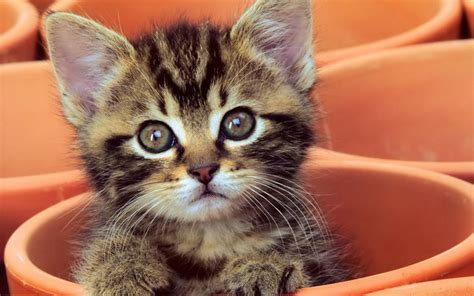
#> input picture data/photos/kitten1.jpg, 474 x 296 px
$ python Thresholding_BinarizngImg.py
#> lines starting #> are read from the running program, lines starting #| are printed output that depends on the picture; after the words box and inside, x2 and y2 are one past the last pixel; in counts of white or black regions, pixels touching at a corner belong together
import cv2 as cv
import numpy as np

img=cv.imread("data/photos/kitten1.jpg")
#> img is the input picture: shape (296, 474, 3); mean B, G, R 84, 109.5, 166.1
cv.imshow("img",img)

gray=cv.cvtColor(img,cv.COLOR_BGR2GRAY)
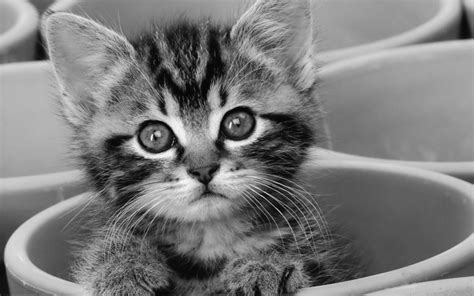
#> gray: shape (296, 474); min 1, max 254, mean 123.5
cv.imshow("gray",gray)

# [8 lines of commented-out code are left out]
adaptive_thresh=cv.adaptiveThreshold(gray,255,cv.ADAPTIVE_THRESH_MEAN_C,cv.THRESH_BINARY,11,3)
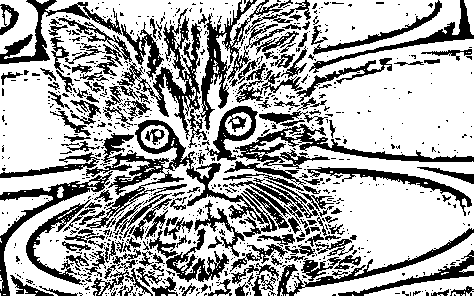
#> adaptive_thresh: shape (296, 474); 67.2% white; 827 black regions (664 under 20 px), largest, box (x1, y1, x2, y2) and area: (86, 120, 277, 237) 4149, (117, 8, 207, 148) 2618, (235, 124, 474, 169) 2313
cv.imshow("adaptive_threshold",adaptive_thresh)

adaptive_thresh=cv.adaptiveThreshold(gray,255,cv.ADAPTIVE_THRESH_GAUSSIAN_C,cv.THRESH_BINARY,11,3)
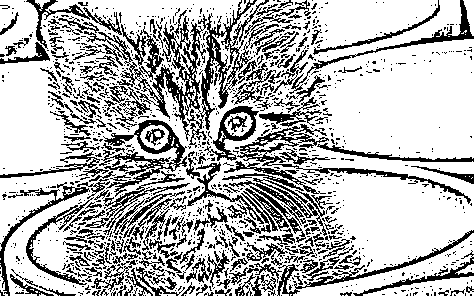
#> adaptive_thresh: shape (296, 474); 71.6% white; black in thin lines or dots
cv.imshow("adaptive_threshold",adaptive_thresh)

# adaptive_thresh_inv=cv.adaptiveThreshold(gray,255,cv.ADAPTIVE_THRESH_MEAN_C,cv.THRESH_BINARY_INV,11,3)
# cv.imshow("adaptive_threshold_inv",adaptive_thresh_inv)

cv.waitKey( )
cv.destroyAllWindows()

$ run again, with data/photos/kitten2.jpg copied over data/photos/kitten1.jpg
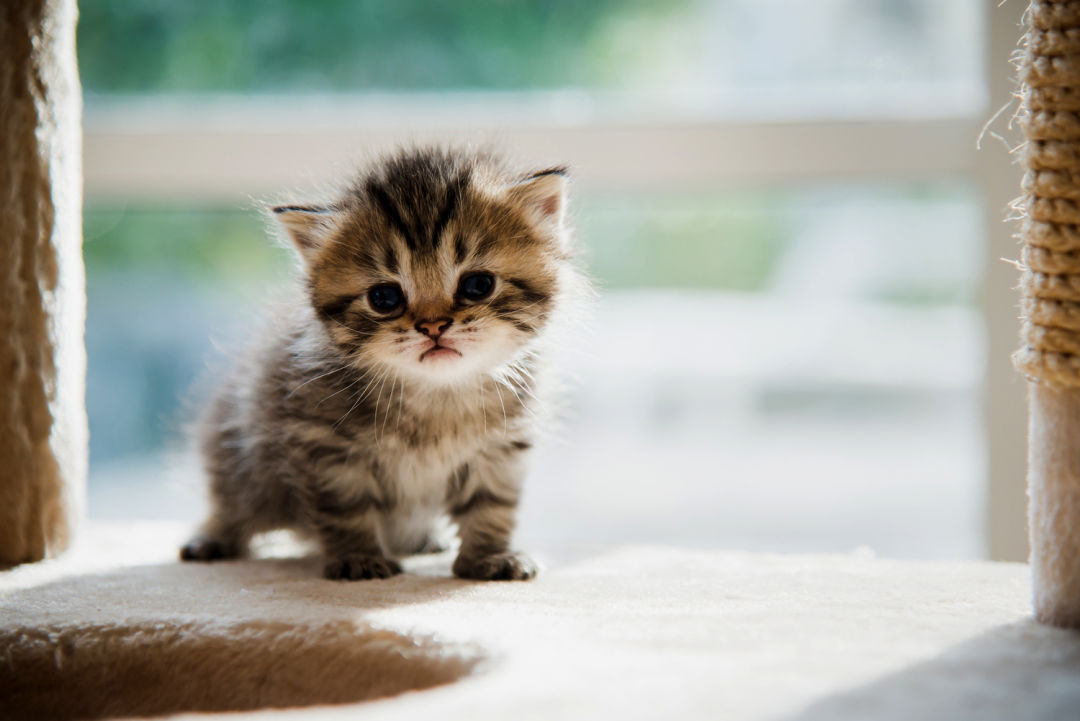
#> input picture data/photos/kitten2.jpg, 1080 x 721 px
#> img is the input picture: shape (721, 1080, 3); mean B, G, R 160.1, 169.2, 168.5
#> `adaptive_thresh=cv.adaptiveThreshold(gray,255,cv.ADAPTIVE_THRESH_MEAN_..`:
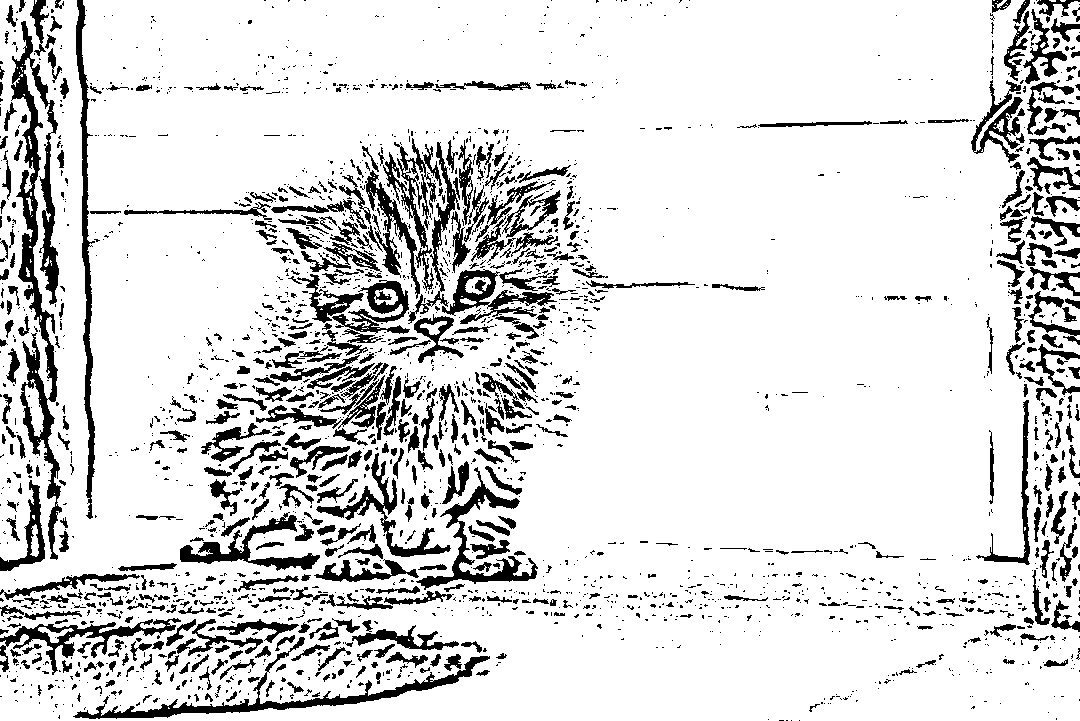
#> adaptive_thresh: shape (721, 1080); 86% white; 2451 black regions (1826 under 20 px), largest, box (x1, y1, x2, y2) and area: (11, 21, 62, 560) 7756, (73, 637, 490, 719) 3595, (76, 0, 95, 519) 2972
#> `adaptive_thresh=cv.adaptiveThreshold(gray,255,cv.ADAPTIVE_THRESH_GAUSS..`:
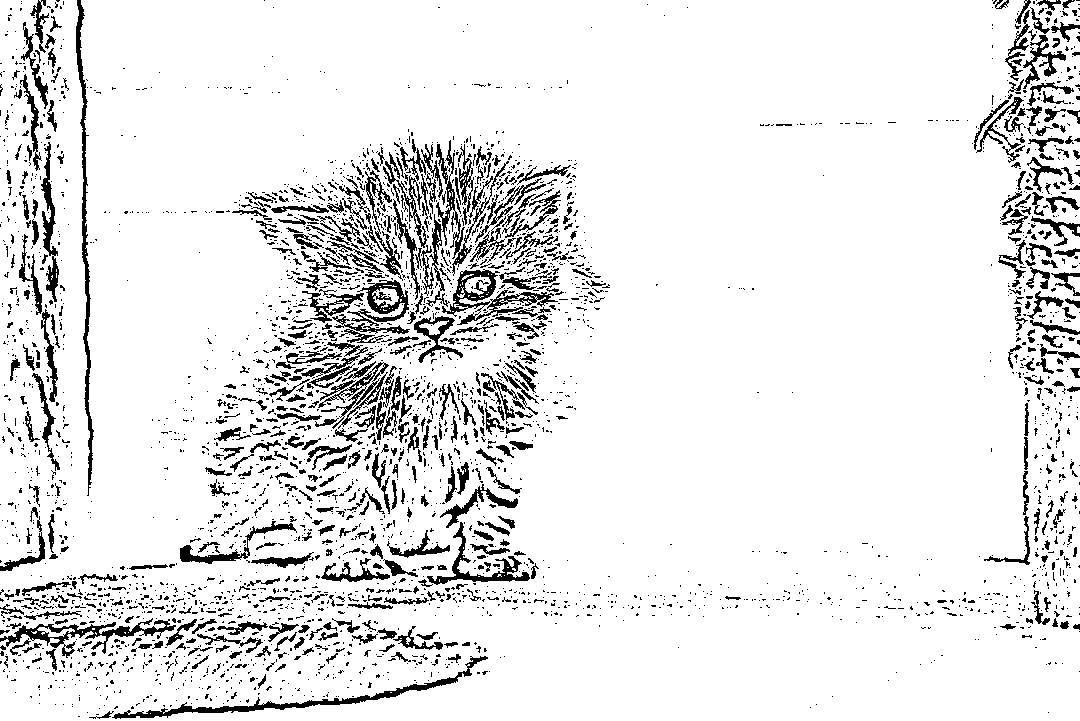
#> adaptive_thresh: shape (721, 1080); 90.5% white; 3422 black regions (2842 under 20 px), largest, box (x1, y1, x2, y2) and area: (112, 656, 488, 719) 2024, (76, 0, 94, 496) 1930, (442, 269, 558, 325) 1635

$ run again, with data/photos/kitten3.jpg copied over data/photos/kitten1.jpg
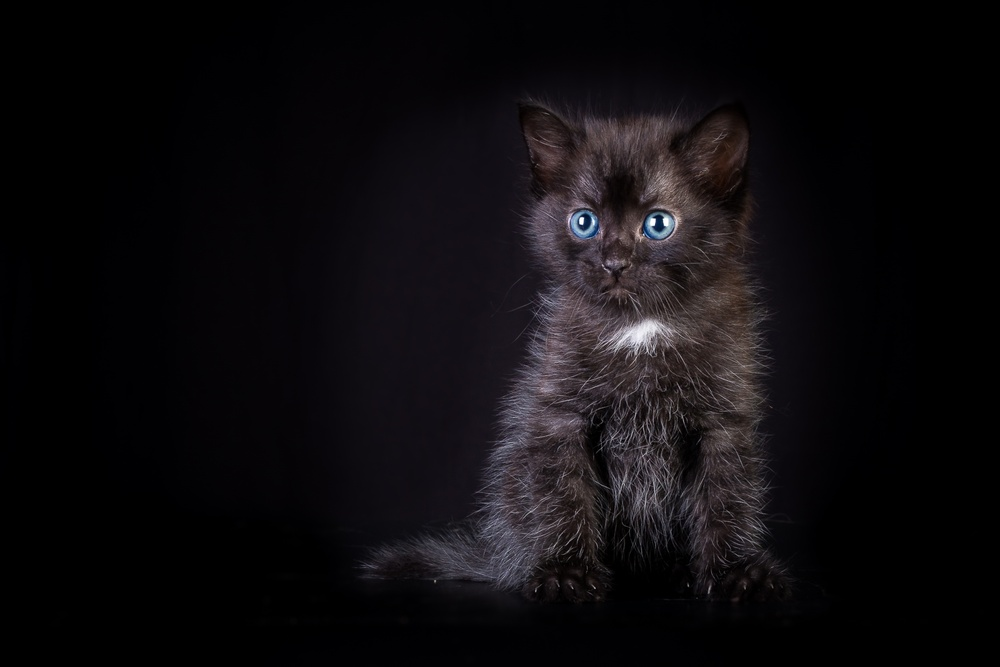
#> input picture data/photos/kitten3.jpg, 1000 x 667 px, shrunk from 2400 x 1600 before the run
#> img is the input picture: shape (667, 1000, 3); mean B, G, R 14.3, 11.9, 14.1
#> `adaptive_thresh=cv.adaptiveThreshold(gray,255,cv.ADAPTIVE_THRESH_MEAN_..`:
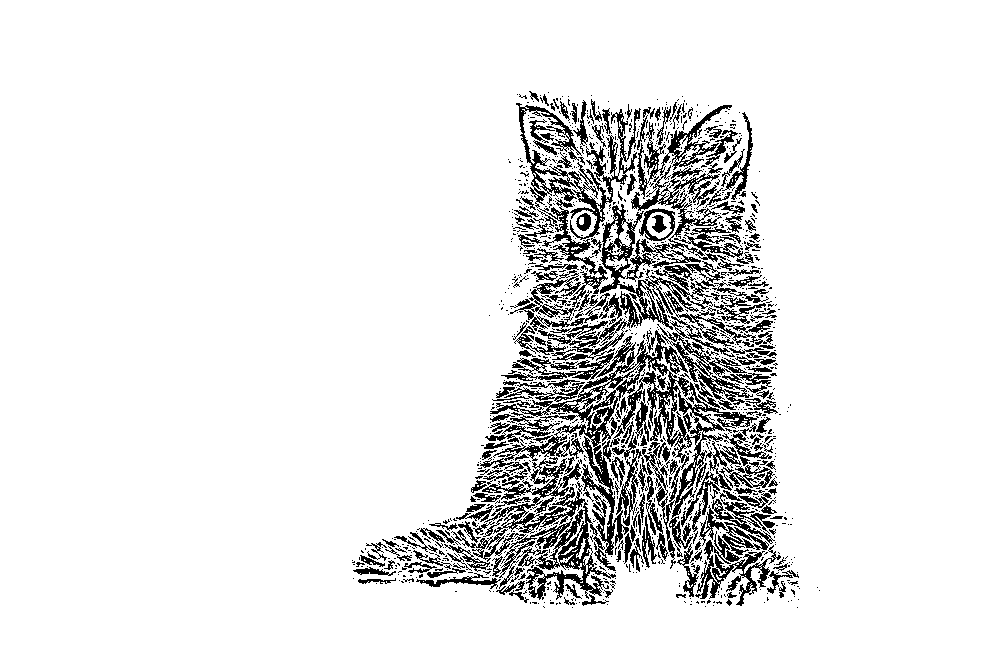
#> adaptive_thresh: shape (667, 1000); 90.2% white; black in thin lines or dots, all inside (x1, y1, x2, y2) = (352, 91, 820, 608)
#> `adaptive_thresh=cv.adaptiveThreshold(gray,255,cv.ADAPTIVE_THRESH_GAUSS..`:
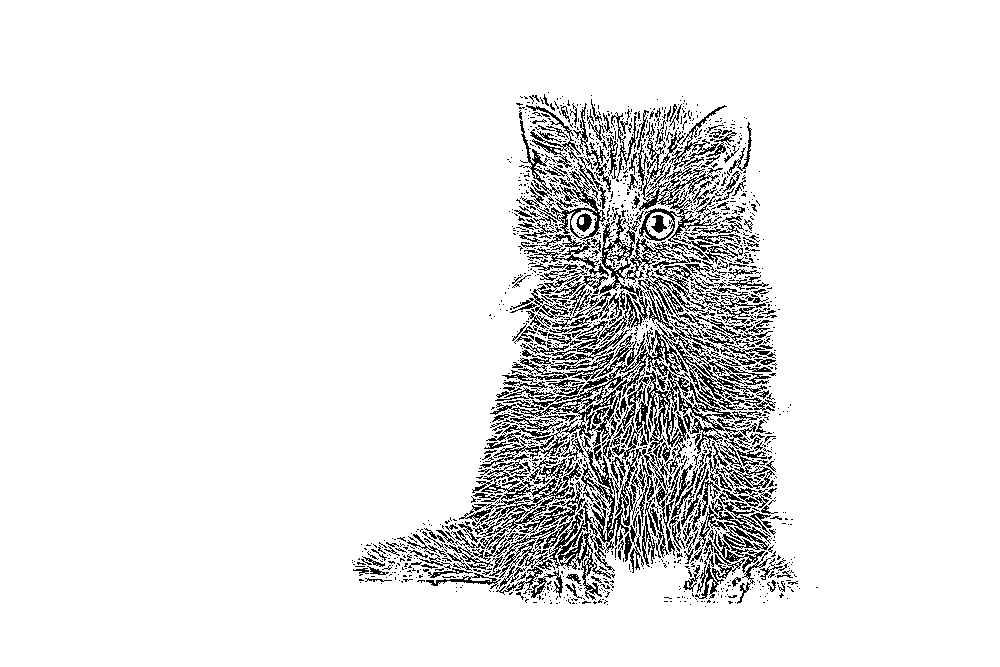
#> adaptive_thresh: shape (667, 1000); 91.1% white; black in thin lines or dots, all inside (x1, y1, x2, y2) = (352, 92, 818, 607)
